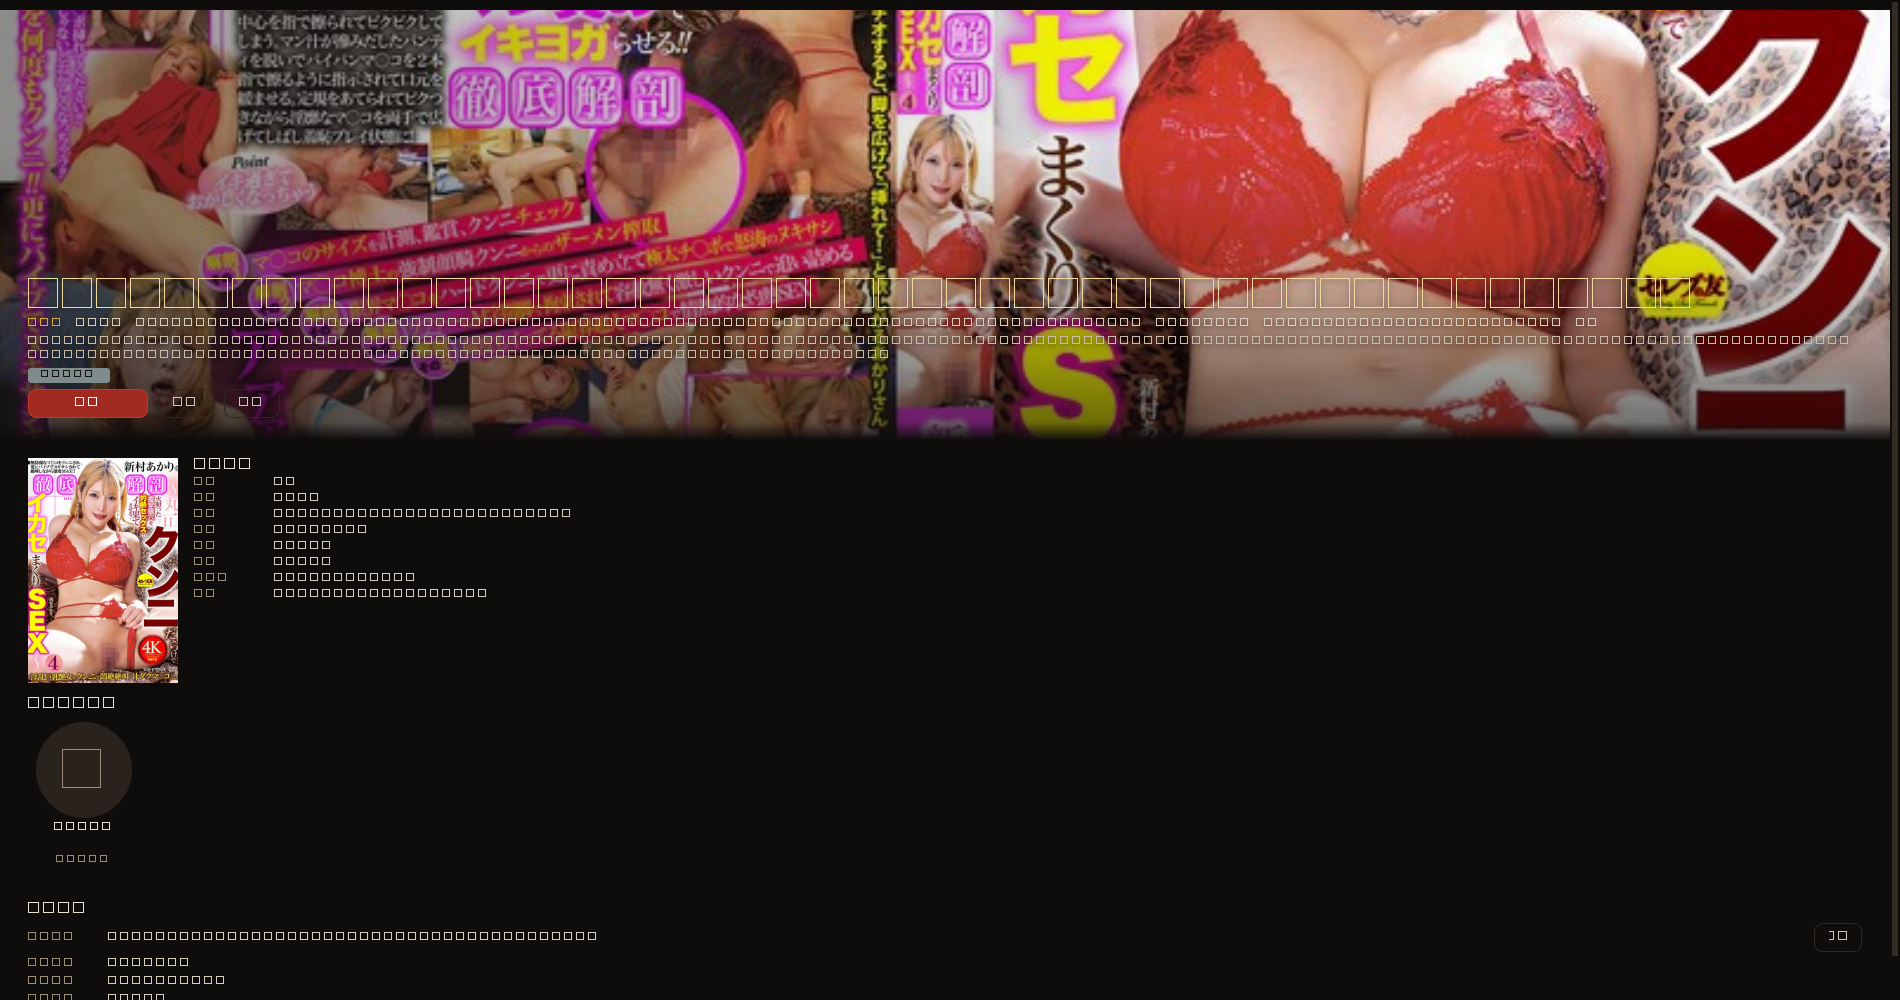

Write the Python code that produced this figure.
# -*- coding: utf-8 -*-
"""临时探针：离屏渲染 HeroView，定位「字体底部黑色底框」来源。"""
import os, sys
sys.path.insert(0, os.path.join(os.path.dirname(os.path.dirname(os.path.abspath(__file__))), "src"))
os.environ.setdefault("QT_QPA_PLATFORM", "offscreen")

from PySide6.QtWidgets import QApplication
app = QApplication.instance() or QApplication([])

import database as db
from ui_hero import HeroView
try:
    qss = os.path.join(os.path.dirname(os.path.dirname(os.path.abspath(__file__))), "src", "style.qss")
    if os.path.exists(qss):
        app.setStyleSheet(open(qss, encoding="utf-8").read())
except Exception as e:
    print("qss:", e)

# 找一个有 fanart 的真实条目
cands = db.search_media(limit=100000)
pick = None
for m in cands:
    if (m.get("title") or "").upper().startswith("CEMD-880"):
        pick = m
        break
if pick is None:
    for m in cands:
        if m.get("fanart") and os.path.exists(m["fanart"]):
            pick = m
            break
if pick is None:
    print("no media found, total=", len(cands))
    sys.exit(1)

print("pick:", pick.get("title"))
print("  fanart:", pick.get("fanart"), os.path.exists(pick.get("fanart") or ""))
print("  poster:", pick.get("poster"), os.path.exists(pick.get("poster") or ""))

hv = HeroView(pick)
hv.resize(1900, 1000)
hv.show()
app.processEvents()
for _ in range(6):
    app.processEvents()

out = os.path.join(os.path.dirname(os.path.abspath(__file__)), "screenshots", "probe_hero.png")
os.makedirs(os.path.dirname(out), exist_ok=True)
pm = hv.grab()
pm.save(out)
print("saved:", out, pm.width(), pm.height())
